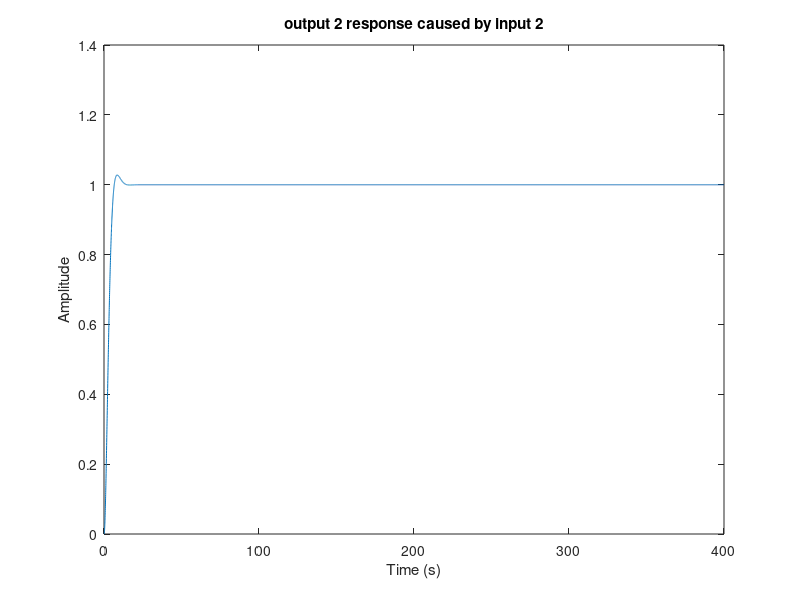

Write MATLAB code to recreate this figure.

clear
clc
ap= [   -0.21   0.20    
         0.20  -0.21 ]

bp = [0.01   0    
      0        0.01]

cp = [    1   0
         0   1 ]

dp = 0*ones(2,2)


w = logspace(-2,3,100);
sv = sigma(ss(ap, bp, cp, dp),w)
sv = 20*log10(sv);
semilogx(w, sv)
%clear sv
title('Valores singulares de la planta')
grid
xlabel('Frequency (rad/sec)')
ylabel('Singular Values (dB)')
pause


%
% Scaling Matrices
%
%  unew = su uold
%  xnew = sx xold
%  ynew = sy yold
%
%su = diag( [1/110, 1/22] )
%sx = diag( [1/250,  1/28] ) %1/350, 
%sy = diag( [1/250,  1/28] )

%
% Scaled F404 Dynamics
%
%
% u = [ W_f/110    A_8/22 ]
% x = [ N_2/250  N_25/350  T_45/28 ]
% y = [ N_2/250            T_45/28 ]
%
%ap = sx*ap*inv(sx)
%bp = sx*bp*inv(su)
%cp = sy*cp*inv(sx)
%dp = sy*dp*inv(su)
    
%


%
% Augment Plant with Integrators at Plant Input and Plot Singular Values
%
[ns nc] = size(bp);                      % ns = number of inputs;  nc = number of controls;   
a = [ ap             bp
      0*ones(nc,ns)    0*ones(nc,nc) ]

b = [ 0*ones(ns,nc)
      eye(nc)      ]

c = [ cp  0*ones(nc,nc) ]

d = 0*ones(nc,nc)
sv = sigma(ss(a, b, c, d),w);
sv = 20*log10(sv);
semilogx(w, sv)
%clear sv
title('Design Plant Singular Values')
grid
xlabel('Frequency (rad/sec)')
ylabel('Singular Values (dB)')
pause

%return


%
%*****
%


%
% Design of Target Loop Singular Values Using Kalman Filter
%
ll =  inv(cp*inv(-ap)*bp + dp);     % Choose ll and lh to match singular values at all frequencies
lh = -inv(ap)*bp*ll;
l = [lh 
     ll];                           % ll, lh - for low and high frequency loop shaping

sv = sigma(ss(a, l, c, d),w);
sv = 20*log10(sv);
semilogx(w, sv)
%clear sv
title('Filter Open Loop (G_{FOL}) Singular Values')
grid
xlabel('Frequency (rad/sec)')
ylabel('Singular Values (dB)')
pause



pnint = eye(nc)                                    % Process Noise Intensity Matrix
mu = 0.01;                                         % Measurement Noise Intesity; Used to adjust Kalman Filter Bandwidth
                                                   % Small mu - expensive sensor   - large bandwidth
                                                   % Large mu - inexpensive sensor - small bandwidth
mnint = mu*eye(nc)                                 % Measurement Noise Intensity Matrix 
% sysKal=ss(a, [b l], c, [d 0*ones(nc,nc)]);
% [kest, h, sig]= kalman(sysKal,pnint, mnint);  % Compute Filter Gain Matrix h
%[sig, poles, g1, rr] = care(a',c',l*l', mnint);                          
[sig, poles, g1] = care(a',c',l*l', mnint);                          
% Alternate Method for Computing h
h = g1';
sv = sigma(ss(a, h, c, d),w);
tsv = 20*log10(sv);
semilogx(w, tsv)
%clear sv
title('Target Loop (G_{KF}) Singular Values')
grid
xlabel('Frequency (rad/sec)')
ylabel('Singular Values (dB)')
pause


sv = sigma(ss(a-h*c, h, -c, eye(nc)),w);
sv = 20*log10(sv);
semilogx(w, sv)
%clear sv
title('Target Sensitivity (S_{KF}) Singular Values')
grid
xlabel('Frequency (rad/sec)')
ylabel('Singular Values (dB)')
pause


sv = sigma(ss(a-h*c, h, c, 0*eye(nc)),w);
sv = 20*log10(sv);
semilogx(w, sv, w, 20*log10(10./w))
%clear sv
title('Target Complementary (T_{KF}) Singular Values')
grid
xlabel('Frequency (rad/sec)')
ylabel('Singular Values (dB)')
pause


%
% Recover Target Loop By Solving Cheap LQR Problem
%
q = c'*c;                                            % State Weighting Matrix
rho = 1e-3;                                          % Cheap control recovery parameter;
                                                     % The smaller the parameter, the better the recovery.
r = rho*eye(nc)                                      % Control Weigthing Matrix
%[k, poles, g, rr] = care(a,b,q,r);                   % Compute Control Gain Matrix G
[k, poles, g] = care(a,b,q,r);                   % Compute Control Gain Matrix G


%
% Compensator Analysis
%
ak = [ a-b*g-h*c  0*ones(ns+nc,nc)
       g          0*ones(nc,nc) ]

bk = [ h
       0*ones(nc,nc) ]

ck = [0*ones(nc, ns+nc) eye(nc,nc) ]


%cpoles = eig(ak)                               % Compensator Poles
%czeros = tzero(a, h, g, 0*ones(nc,nc))         % Compensator Zeros
[cpoles, czeros] = pzmap(ss(a, h, g, 0*ones(nc,nc)))         % Compensator Zeros
%zerocheck = tzero(ak, bk, ck, 0*ones(nc,nc))   % Check Compensator Zeros
[polecheck, zerocheck] = pzmap(ss(ak, bk, ck, 0*ones(nc,nc)))   % Check Compensator Zeros

sv = sigma(ss(ak, bk, ck, 0*eye(nc)),w);
sv = 20*log10(sv);
semilogx(w, sv)
%clear sv
title('Compensator Singular Values')
grid
xlabel('Frequency (rad/sec)')
ylabel('Singular Values (dB)')
pause


%
% Open Loop Analysis
%
al = [ ap                     bp*ck
       0*ones(ns+nc+nc,ns)    ak    ]

bl = [ 0*ones(ns,nc)
       bk ]
    
cl = [ cp  0*ones(nc,ns+nc+nc) ]
    
%olpoles = eig(al)                          % Open Loop Poles
%olzeros = tzero(al,bl,cl,0*ones(nc,nc))    % Open Loop Zeros
[olpoles, olzeros] = pzmap(ss(al,bl,cl,0*ones(nc,nc)))    % Open Loop Zeros    
sv = sigma(ss(al, bl, cl, 0*eye(nc)),w);
sv = 20*log10(sv);
semilogx(w, sv, w, tsv)
%clear sv
title('Open Loop Singular Values')
grid
xlabel('Frequency (rad/sec)')
ylabel('Singular Values (dB)')
pause   
%%%%%%%%%%%%%% Para hallar las curvas de sensibilidad S y T
sv = sigma(ss(al-bl*cl, bl, -cl, eye(nc)),w);
sv = 20*log10(sv);
semilogx(w, sv)
%clear sv
title('Sensitivity Singular Values')
grid
xlabel('Frequency (rad/sec)')
ylabel('Singular Values (dB)')
pause 

sv = sigma(ss(al-bl*cl, bl, cl, 0*eye(nc)),w);
sv = 20*log10(sv);
semilogx(w, sv)
%clear sv
title('Complementary Sensitivity Singular Values')
grid
xlabel('Frequency (rad/sec)')
ylabel('Singular Values (dB)')
pause

%
% Closed Loop Analysis
%
clpoles = eig(al-bl*cl)           % Closed Loop Poles
clpkf = eig(a - h*c)              % Closed Loop Poles Due to Kalman Filter
clpreg = eig(a - b*g)             % Closed Loop Poles Due to Regulator

%
% Step Response in Closed Loop 
%

[y,t] = step(ss(al-bl*cl, bl, cl, 0*eye(nc)));
plot(t,y(:,1,1))
xlabel('Time (s)')
ylabel('Amplitude')
title('output 1 response caused by input 1')
pause
%return

%
plot(t,y(:,1,2))
xlabel('Time (s)')
ylabel('Amplitude')
title('output 1 response caused by input 2')
pause
%return

plot(t,y(:,2,1))
xlabel('Time (s)')
ylabel('Amplitude')
title('output 2 response caused by input 1')
pause
%return

%
plot(t,y(:,2,2))
xlabel('Time (s)')
ylabel('Amplitude')
title('output 2 response caused by input 2')
pause
%return
disp('You can see a good tracking and a good disturbance rejection')
